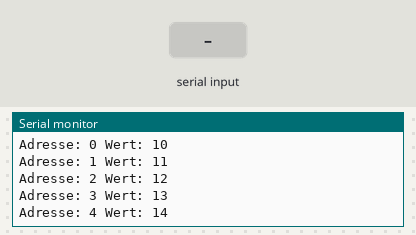
A sketch run on a simulated Arduino Uno, built with avr-gcc and run on an emulated ATmega328P. On the bench: the last lines printed to the serial monitor. Wiring (inferred from the names in the program): 24Cxx EEPROM at I2C address 0x50. The inputs (shaded band) are chosen by the test bench. EEPROM starts erased.

Above: at 1.2 s.
1.3 s: "90,45\n" received over Serial
At 2.1 s:
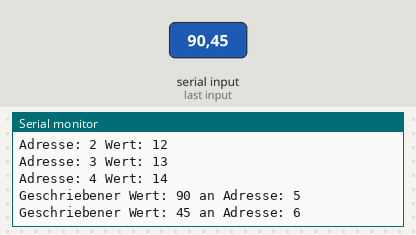
2.8 s: "30,150\n" received over Serial
At 5.0 s:
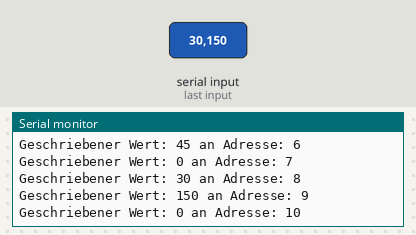
Timing chart, 0 to 6.5 s (numbered marks = the images above; inputs shaded):
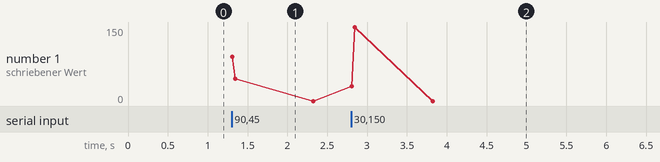

The sketch:

455_I2C_Kit_EEPROM_writeData.ino
```cpp
/*
Erklärung:
setup(): Initialisiert die serielle Kommunikation und den I2C-Bus. Schreibt 5 Beispielwerte in das EEPROM und liest sie anschließend aus.
loop(): Wartet auf eine Eingabe über die serielle Schnittstelle und schreibt den eingegebenen Wert in die nächste freie Adresse.
writeEEPROM(): Unterprogramm zum Schreiben eines Wertes in eine bestimmte Adresse des EEPROM.
readEEPROM(): Unterprogramm zum Lesen eines Wertes aus einer bestimmten Adresse des EEPROM.
 */

#include <Wire.h>

#define EEPROM_I2C_ADDRESS 0x50

void setup() {
  Serial.begin(9600);
  Wire.begin();

  // Schreibe 5 Werte in fortlaufende Adressen
  for (int i = 0; i < 5; i++) {
    writeEEPROM(i, i + 10); // Beispielwerte: 10, 11, 12, 13, 14
  }

  // Lese die 5 Werte aus und gib sie am seriellen Monitor aus
  for (int i = 0; i < 5; i++) {
    int value = readEEPROM(i);
    Serial.print("Adresse: ");
    Serial.print(i);
    Serial.print(" Wert: ");
    Serial.println(value);
  }
}

void loop() {
  // Warte auf Eingabe über die serielle Schnittstelle
  if (Serial.available() > 0) {
    int value = Serial.parseInt();
    static int address = 5; // Beginne nach den ersten 5 Adressen
    writeEEPROM(address, value);
    address++;
    Serial.print("Geschriebener Wert: ");
    Serial.print(value);
    Serial.print(" an Adresse: ");
    Serial.println(address - 1);
  }
}

// Unterprogramm zum Schreiben in das EEPROM
void writeEEPROM(int address, int data) {
  Wire.beginTransmission(EEPROM_I2C_ADDRESS);
  Wire.write((int)(address)); // Adresse
  Wire.write(data); // Daten
  Wire.endTransmission();
  delay(5); // Wartezeit für den Schreibvorgang
}

// Unterprogramm zum Lesen aus dem EEPROM
int readEEPROM(int address) {
  Wire.beginTransmission(EEPROM_I2C_ADDRESS);
  Wire.write((int)(address)); // Adresse
  Wire.endTransmission();

  Wire.requestFrom(EEPROM_I2C_ADDRESS, 1);
  if (Wire.available()) {
    return Wire.read(); // Daten lesen
  }
  return -1; // Fehlerfall
}
```

Measured:
- after the input at 1.3 s, the serial monitor: prints a new line at once (image 1)
- after the input at 2.8 s, the serial monitor: prints a new line at once (image 2)
